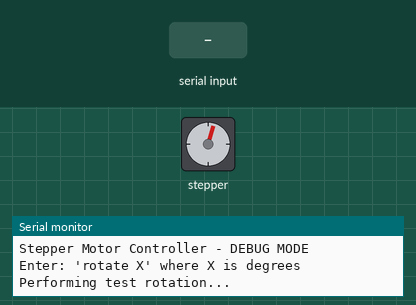
Recording of a sketch running on a simulated Arduino Uno, built with avr-gcc and run on an emulated ATmega328P. Parts: stepper motor, the last lines printed to the serial monitor. The test bench sets the inputs (shaded band). Stepper angles assume 2038 steps per turn.

Above: at 0.7 s.
At 3.4 s:
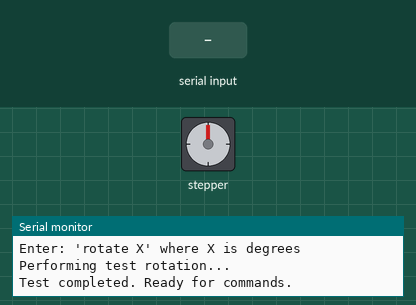
3.5 s: "rotate90\n" received over Serial
At 4.6 s:
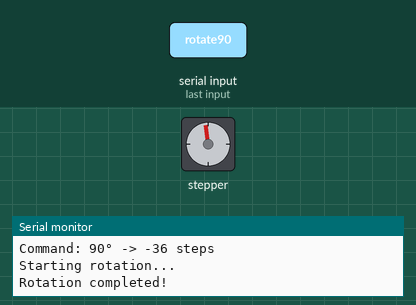
5.2 s: "rotate\n" received over Serial
6.7 s: "90,45\n" received over Serial
Timing chart, 0 to 9.7 s (numbered marks = the images above; inputs shaded):
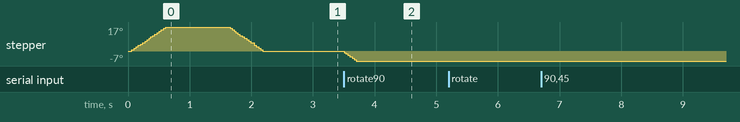

The sketch:

sketch_oct8a.ino
```cpp
#include <Stepper.h>

// Try different step values - test which one works
const int stepsPerRevolution = 2038; // Standard for 28BYJ-48

// Motor pins
const int in1Pin = 8;
const int in2Pin = 9;
const int in3Pin = 10;
const int in4Pin = 11;

Stepper myStepper(stepsPerRevolution, in1Pin, in3Pin, in2Pin, in4Pin);

void setup() {
  pinMode(in1Pin, OUTPUT);
  pinMode(in2Pin, OUTPUT);
  pinMode(in3Pin, OUTPUT);
  pinMode(in4Pin, OUTPUT);

  Serial.begin(9600);
  while (!Serial) {
    ; // wait for serial port to connect
  }

  Serial.println("Stepper Motor Controller - DEBUG MODE");
  Serial.println("Enter: 'rotate X' where X is degrees");
  Serial.println();

  myStepper.setSpeed(5); // Start with slower speed

  // Test the motor with a small movement
  Serial.println("Performing test rotation...");
  myStepper.step(100); // Small test movement
  delay(1000);
  myStepper.step(-100); // Return to original position
  Serial.println("Test completed. Ready for commands.");
}

void loop() {
  if (Serial.available() > 0) {
    String input = Serial.readStringUntil('\n');
    input.trim();
    processCommand(input);
  }
}

void processCommand(String command) {
  command.toLowerCase();

  if (command.startsWith("rotate")) {
    String degreeStr = command.substring(6);
    degreeStr.trim();

    int degrees = degreeStr.toInt();

    if (degreeStr.length() == 0) {
      Serial.println("Error: No degree value provided");
      return;
    }

    int steps = degreesToSteps(degrees);

    Serial.print("Command: ");
    Serial.print(degrees);
    Serial.print("° -> ");
    Serial.print(steps);
    Serial.println(" steps");

    Serial.println("Starting rotation...");
    myStepper.step(steps);
    Serial.println("Rotation completed!");

  } else {
    Serial.println("Unknown command. Use: rotate X");
  }
}

int degreesToSteps(int degrees) {
  return (degrees * stepsPerRevolution) / 360;
}
```
